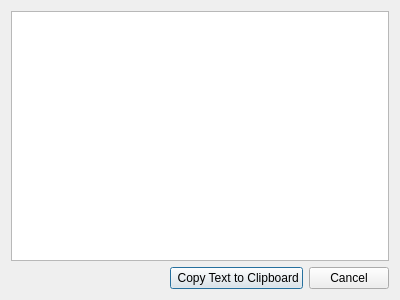
<?xml version="1.0" encoding="UTF-8"?>
<ui version="4.0">
 <class>CopyDialog</class>
 <widget class="QDialog" name="CopyDialog">
  <property name="geometry">
   <rect>
    <x>0</x>
    <y>0</y>
    <width>400</width>
    <height>300</height>
   </rect>
  </property>
  <property name="windowTitle">
   <string>Dialog</string>
  </property>
  <layout class="QHBoxLayout" name="horizontalLayout_2">
   <item>
    <layout class="QVBoxLayout" name="verticalLayout">
     <item>
      <widget class="QTextEdit" name="textEdit"/>
     </item>
     <item>
      <layout class="QHBoxLayout" name="horizontalLayout">
       <item>
        <spacer name="horizontalSpacer">
         <property name="orientation">
          <enum>Qt::Horizontal</enum>
         </property>
         <property name="sizeHint" stdset="0">
          <size>
           <width>40</width>
           <height>20</height>
          </size>
         </property>
        </spacer>
       </item>
       <item>
        <widget class="QPushButton" name="copyButton">
         <property name="text">
          <string> Copy Text to Clipboard</string>
         </property>
        </widget>
       </item>
       <item>
        <widget class="QPushButton" name="cancelButton">
         <property name="text">
          <string>Cancel</string>
         </property>
        </widget>
       </item>
      </layout>
     </item>
    </layout>
   </item>
  </layout>
 </widget>
 <resources/>
 <connections/>
</ui>
